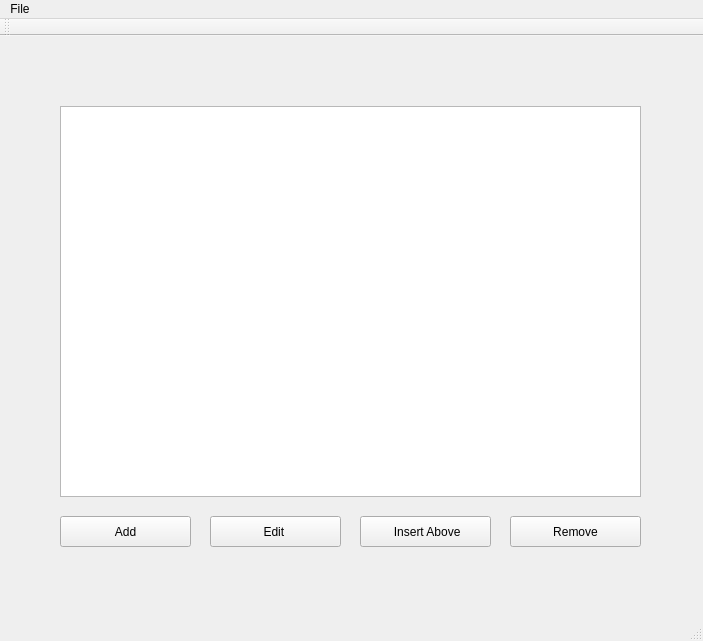
<?xml version="1.0" encoding="UTF-8"?>
<ui version="4.0">
 <class>MainWindow</class>
 <widget class="QMainWindow" name="MainWindow">
  <property name="geometry">
   <rect>
    <x>0</x>
    <y>0</y>
    <width>703</width>
    <height>641</height>
   </rect>
  </property>
  <property name="windowTitle">
   <string>MainWindow</string>
  </property>
  <widget class="QWidget" name="centralWidget">
   <widget class="QListView" name="listView">
    <property name="geometry">
     <rect>
      <x>60</x>
      <y>70</y>
      <width>581</width>
      <height>391</height>
     </rect>
    </property>
   </widget>
   <widget class="QPushButton" name="add_button">
    <property name="geometry">
     <rect>
      <x>60</x>
      <y>480</y>
      <width>131</width>
      <height>31</height>
     </rect>
    </property>
    <property name="text">
     <string>Add</string>
    </property>
   </widget>
   <widget class="QPushButton" name="edit_button">
    <property name="geometry">
     <rect>
      <x>210</x>
      <y>480</y>
      <width>131</width>
      <height>31</height>
     </rect>
    </property>
    <property name="text">
     <string>Edit </string>
    </property>
   </widget>
   <widget class="QPushButton" name="remove_button">
    <property name="geometry">
     <rect>
      <x>510</x>
      <y>480</y>
      <width>131</width>
      <height>31</height>
     </rect>
    </property>
    <property name="text">
     <string>Remove</string>
    </property>
   </widget>
   <widget class="QPushButton" name="insert_button">
    <property name="geometry">
     <rect>
      <x>360</x>
      <y>480</y>
      <width>131</width>
      <height>31</height>
     </rect>
    </property>
    <property name="text">
     <string> Insert Above</string>
    </property>
   </widget>
  </widget>
  <widget class="QMenuBar" name="menuBar">
   <property name="geometry">
    <rect>
     <x>0</x>
     <y>0</y>
     <width>703</width>
     <height>25</height>
    </rect>
   </property>
   <widget class="QMenu" name="menuFile">
    <property name="title">
     <string>File</string>
    </property>
    <addaction name="actionSave"/>
   </widget>
   <addaction name="menuFile"/>
  </widget>
  <widget class="QToolBar" name="mainToolBar">
   <attribute name="toolBarArea">
    <enum>TopToolBarArea</enum>
   </attribute>
   <attribute name="toolBarBreak">
    <bool>false</bool>
   </attribute>
  </widget>
  <widget class="QStatusBar" name="statusBar">
   <property name="enabled">
    <bool>true</bool>
   </property>
  </widget>
  <action name="actionSave">
   <property name="checkable">
    <bool>true</bool>
   </property>
   <property name="icon">
    <iconset>
     <normalon>download.png</normalon>
    </iconset>
   </property>
   <property name="text">
    <string>Save</string>
   </property>
  </action>
 </widget>
 <layoutdefault spacing="6" margin="11"/>
 <resources/>
 <connections/>
</ui>
